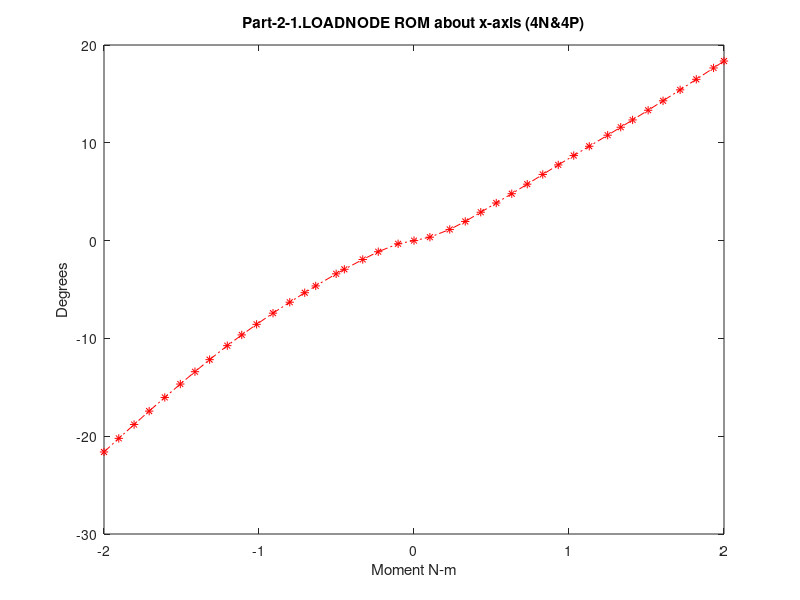

Source code (MATLAB): (Note: this script raises an error after producing the figure.)
%% Range of  motion for model13_Fixed_Tether
%% Part-2-1.LOADNODE
% extension (4N) data converted to degrees
ta=[2 2.05126 2.11533 2.16533 2.2247 2.25107 2.31707 2.35251 2.40079 2.4548 2.50774 2.55564 2.60228 2.65931 2.70659 2.75382 2.80395 2.85431 2.90296 2.95231 3];
ur1a=(180/pi)*(0.056205+[-0.056205 -0.0618794 -0.0760539 -0.0899259 -0.107408 -0.115513 -0.137096 -0.149195 -0.166147 -0.185672 -0.205619 -0.224538 -0.243689 -0.268671 -0.290179 -0.312182 -0.336077 -0.360473 -0.384442 -0.409139 -0.433404 ]);
ur2a=(180/pi)*(-0.0211994+[0.0211994 0.02166 0.0211838 0.0200651 0.01835 0.0175492 0.0155941 0.014581 0.0133428 0.0120506 0.0106456 0.00921699 0.0076636 0.00555616 0.00373589 0.00185675 -0.000308152 -0.00259275 -0.0048652 -0.00725421 -0.00962602]);
ur3a=(180/pi)*(-0.028988+[0.028988 0.0295329 0.0295563 0.0291814 0.0286092 0.0283636 0.0280258 0.0279955 0.0281196 0.0283601 0.0285829 0.0287497 0.0288572 0.0288987 0.0289476 0.0289735 0.0289014 0.0287321 0.0285296 0.0282883 0.0279881]);

% flexion (4P) data converted to degrees
tb=[2 2.05126 2.11533 2.16533 2.21533 2.26533 2.31533 2.36533 2.41533 2.46533 2.51533 2.56533 2.62471 2.66689 2.70517 2.75527 2.80337 2.85848 2.91062 2.96632 3];
ur1b=(180/pi)*(0.056205+[-0.056205 -0.0500882 -0.0362954 -0.0220213 -0.0055545 0.0108922 0.0274955 0.0444793 0.0618503 0.0788675 0.0955611 0.112143 0.131902 0.146152 0.159155 0.17641 0.193265 0.212825 0.231607 0.251887 0.264236]);
ur2b=(180/pi)*(-0.0211994+[0.0211994 0.0221425 0.0238536 0.0255467 0.0273099 0.0290081 0.0306612 0.0319201 0.0329794 0.0339889 0.0349139 0.0357643 0.0366938 0.0373075 0.0378506 0.0385289 0.0391738 0.0399175 0.040656 0.0414213 0.041871]);
ur3b=(180/pi)*(-0.028988+[0.028988 0.0295333 0.0305412 0.0315179 0.0325355 0.0333704 0.0340406 0.0349629 0.0359516 0.0368063 0.0375566 0.038256 0.0390534 0.0396343 0.0401712 0.0409192 0.0416441 0.0423895 0.042918 0.0432932 0.0434129]);

% lateral bending (5N) data converted to degrees
ta5=[2 2.05126 2.11533 2.16533 2.21533 2.26533 2.32471 2.36689 2.42627 2.45263 2.51864 2.55993 2.60692 2.66037 2.70735 2.75754 2.81624 2.85281 2.9034 2.9694 3];
ur1a5=(180/pi)*(0.056205+[-0.056205 -0.0555541 -0.0555061 -0.0557925 -0.0561909 -0.0566576 -0.0575458 -0.0585736 -0.0602744 -0.0611068 -0.0633127 -0.0647755 -0.0664459 -0.0685003 -0.070464 -0.0727737 -0.075694 -0.0777006 -0.0805913 -0.08469 -0.0867112]);
ur2a5=(180/pi)*(-0.0211994+[0.0211994 0.0167441 0.00497238 -0.00685272 -0.0200271 -0.0340868 -0.0513596 -0.0639752 -0.0817374 -0.0895719 -0.108998 -0.120991 -0.134447 -0.149496 -0.162619 -0.176543 -0.192546 -0.202403 -0.215995 -0.233598 -0.241734]);
ur3a5=(180/pi)*(-0.028988+[0.028988 0.0270081 0.01977 0.0116385 0.00213162 -0.00830557 -0.0213756 -0.0311508 -0.0450553 -0.0512381 -0.0666251 -0.0760775 -0.086641 -0.0983496 -0.108396 -0.118824 -0.130556 -0.137649 -0.147248 -0.159336 -0.164806]);

% lateral bending (5P) data converted to degrees
tb5=[2 2.05126 2.11533 2.16533 2.2247 2.25107 2.31707 2.35451 2.40116 2.45302 2.50151 2.55488 2.60159 2.66574 2.70148 2.76497 2.80618 2.85814 2.90512 2.97561 3];
ur1b5=(180/pi)*(0.056205+[-0.056205 -0.0548771 -0.0527796 -0.0507907 -0.0483627 -0.0473089 -0.0450586 -0.0441521 -0.0434909 -0.0432759 -0.0436558 -0.0445064 -0.0455175 -0.047253 -0.048377 -0.0506616 -0.0522865 -0.0546052 -0.0568787 -0.0605999 -0.0620122]);
ur2b5=(180/pi)*(-0.0211994+[0.0211994 0.0273079 0.0412201 0.0546309 0.0717706 0.0797472 0.10039 0.112156 0.126876 0.14317 0.158313 0.174682 0.188739 0.207741 0.21823 0.236652 0.248515 0.26332 0.276489 0.296064 0.302839 ]);
ur3b5=(180/pi)*(-0.028988+[0.028988 0.0322719 0.0414585 0.0512992 0.0645107 0.0709423 0.0880452 0.0979507 0.110458 0.124273 0.137099 0.150942 0.162805 0.17879 0.18755 0.202663 0.212226 0.223868 0.233887 0.248207 0.253047]);

% axial roation (6N) data converted to degrees.
ta6=[2 2.06253 2.12507 2.17135 2.21519 2.29738 2.34738 2.35988 2.41926 2.46936 2.50412 2.55762 2.64563 2.65813 2.705 2.79719 2.80969 2.86028 2.90125 2.96727 3];
ur1a6=(180/pi)*(0.056205+[-0.056205 -0.00607153 0.00331445 0.00872589 0.0110794 0.0140972 0.0158791 0.0163523 0.018515 0.0202205 0.0214882 0.0236462 0.0275909 0.028113 0.0302159 0.0346305 0.0352701 0.0379812 0.040306 0.0442742 0.0463333]);
ur2a6=(180/pi)*(-0.0211994+[0.0211994 0.000488295 -0.0237691 -0.0382621 -0.0508551 -0.0724591 -0.0843306 -0.0871065 -0.099436 -0.109158 -0.115559 -0.124978 -0.13896 -0.140838 -0.147711 -0.160049 -0.161594 -0.167679 -0.172337 -0.17947 -0.182869]);
ur3a6=(180/pi)*(-0.028988+[0.028988 -0.00660119 -0.0437633 -0.066833 -0.0853898 -0.116384 -0.133723 -0.137865 -0.156593 -0.171503 -0.181461 -0.196129 -0.218935 -0.222044 -0.233481 -0.254886 -0.257697 -0.268885 -0.277709 -0.29164 -0.29849]);

% axial rotation (6P) data converted to degrees
tb6=[2 2.05126 2.11533 2.16533 2.21533 2.25361 2.30816 2.35516 2.41122 2.46102 2.51245 2.55582 2.60999 2.65082 2.73015 2.7614 2.81853 2.85329 2.91154 2.95522 3 ];
ur1b6=(180/pi)*(0.056205+[-0.056205 -0.0549114 -0.0524148 -0.0494804 -0.0455668 -0.0421422 -0.0362566 -0.0308154 -0.0243584 -0.019153 -0.0143908 -0.0107458 -0.00672156 -0.00379215 0.0020577 0.00440141 0.00869904 0.0113534 0.0158298 0.0191367 0.0224258]);
ur2b6=(180/pi)*(-0.0211994+[0.0211994 0.0249705 0.0350389 0.0454362 0.0571794 0.0666189 0.0807036 0.092866 0.107038 0.119212 0.131305 0.141228 0.153335 0.162252 0.178975 0.185351 0.196637 0.203286 0.213928 0.221495 0.228942]);
ur3b6=(180/pi)*(-0.028988+[0.028988 0.0350475 0.0509756 0.0676413 0.0867812 0.102217 0.125624 0.146238 0.170233 0.190317 0.209638 0.225229 0.243697 0.256959 0.281452 0.290768 0.307302 0.317084 0.33287 0.344202 0.355397]);

%% Part-2-1.N-C4-EP
% extension (4N) data converted to degrees
tc=[2 2.05126 2.11533 2.16533 2.2247 2.25107 2.31707 2.35251 2.40079 2.4548 2.50774 2.55564 2.60228 2.65931 2.70659 2.75382 2.80395 2.85431 2.90296 2.95231 3];
ur1c=(180/pi)*(0.0673528+[-0.0673528 -0.0689962 -0.0767864 -0.0847175 -0.0954953 -0.100823 -0.115593 -0.124203 -0.136654 -0.15151 -0.166889 -0.181579 -0.196343 -0.216159 -0.233668 -0.25185 -0.271832 -0.292333 -0.312627 -0.333685 -0.354477]);
ur2c=(180/pi)*(-0.0195013+[0.0195013 0.0203384 0.0206636 0.0207157 0.0208646 0.0209685 0.0213153 0.021495 0.0216222 0.0216231 0.0215458 0.0213501 0.0211039 0.0207656 0.0203792 0.0198388 0.0189848 0.0179021 0.016638 0.0151272 0.0134584]);
ur3c=(180/pi)*(-0.0253867+[0.0253867 0.0260325 0.0262932 0.0264204 0.0267649 0.0269788 0.0277109 0.0281749 0.0287733 0.0293949 0.0299879 0.0304822 0.0309131 0.0313817 0.0317468 0.0320269 0.0321334 0.0320463 0.0318194 0.0314554 0.030964]);

% flexion (4P) data converted to degrees
td=[2 2.05126 2.11533 2.16533 2.21533 2.26533 2.31533 2.36533 2.41533 2.46533 2.51533 2.56533 2.62471 2.66689 2.70517 2.75527 2.80337 2.85848 2.91062 2.96632 3];
ur1d=(180/pi)*(0.0673528+[-0.0673528 -0.0650125 -0.0571218 -0.0476352 -0.0361385 -0.0254928 -0.0145647 -0.00322413 0.0083462 0.019205 0.0298373 0.0405998 0.0536727 0.0633254 0.072225 0.0841733 0.0960284 0.109927 0.123392 0.138075 0.147088 ]);
ur2d=(180/pi)*(-0.0195013+[0.0195013 0.0200893 0.0212393 0.0225083 0.0237925 0.0249515 0.0261216 0.0269143 0.0275331 0.0281409 0.0286975 0.0292169 0.0297906 0.0301717 0.0305009 0.030912 0.0313193 0.031833 0.0323353 0.0328886 0.033233 ]);
ur3d=(180/pi)*(-0.0253867+[0.0253867 0.0258199 0.0266747 0.0275545 0.0284508 0.0291934 0.0298146 0.030717 0.0316846 0.032562 0.033364 0.0341322 0.0350687 0.0357685 0.0364122 0.0372613 0.0380745 0.0389101 0.0395352 0.0399945 0.0401707]);

% lateral bending (5N) data converted to degrees
tc5=[2 2.05126 2.11533 2.16533 2.21533 2.26533 2.32471 2.36689 2.42627 2.45263 2.51864 2.55993 2.60692 2.66037 2.70735 2.75754 2.81624 2.85281 2.9034 2.9694 3];
ur1c5=(180/pi)*(0.0673528+[-0.0673528 -0.0664611 -0.0655646 -0.0648428 -0.0640405 -0.063078 -0.0618342 -0.0612525 -0.0608524 -0.0608355 -0.0611135 -0.0615023 -0.0620518 -0.0629561 -0.0639432 -0.0651465 -0.0669312 -0.0682859 -0.0703059 -0.0733328 -0.074875]);
ur2c5=(180/pi)*(-0.0195013+[0.0195013 0.0182419 0.0120657 0.00495044 -0.00336981 -0.0126262 -0.0241538 -0.0327046 -0.0450006 -0.0505611 -0.0646169 -0.0734861 -0.0835939 -0.0951485 -0.10533 -0.11619 -0.128792 -0.136612 -0.147423 -0.161541 -0.168094]);
ur3c5=(180/pi)*(-0.0253867+[0.0253867 0.0254381 0.0218163 0.0167604 0.0104355 0.00312278 -0.00624657 -0.0134285 -0.023863 -0.0285974 -0.0406026 -0.048137 -0.0566905 -0.0662859 -0.0745304 -0.0830703 -0.0927234 -0.0985814 -0.10656 -0.116667 -0.121251]);

% lateral bending (5P) data converted to degrees
td5=[2 2.05126 2.11533 2.16533 2.2247 2.25107 2.31707 2.35451 2.40116 2.45302 2.50151 2.55488 2.60159 2.66574 2.70148 2.76497 2.80618 2.85814 2.90512 2.97561 3];
ur1d5=(180/pi)*(0.0673528+[-0.0673528 -0.066305 -0.0644438 -0.0625322 -0.060122 -0.0590597 -0.0566973 -0.0556315 -0.054709 -0.0542296 -0.0541683 -0.0544713 -0.0550479 -0.0560367 -0.0566962 -0.0582799 -0.0594596 -0.0612726 -0.0631521 -0.066462 -0.067761]);
ur2d5=(180/pi)*(-0.0195013+[0.0195013 0.0223254 0.0305627 0.0393946 0.0510742 0.0565944 0.0710095 0.0792951 0.0896574 0.101277 0.112145 0.124085 0.134533 0.148858 0.156876 0.171241 0.18063 0.192379 0.202898 0.218641 0.224081]);
ur3d5=(180/pi)*(-0.0253867+[0.0253867 0.026513 0.0317987 0.0384379 0.0478439 0.052557 0.0653113 0.0728426 0.082316 0.0929354 0.102834 0.113659 0.123109 0.135924 0.143024 0.155516 0.163526 0.173279 0.181694 0.19379 0.197865]);

% axial rotation (6N) data converted to degrees
tc6=[2 2.06253 2.12507 2.17135 2.21519 2.29738 2.34738 2.35988 2.41926 2.46936 2.50412 2.55762 2.64563 2.65813 2.705 2.79719 2.80969 2.86028 2.90125 2.96727 3];
ur1c6=(180/pi)*(0.0673528+[-0.0673528 -0.0177777 -0.00783098 -0.00195208 0.00089265 0.0046355 0.00678014 0.00734139 0.00989644 0.0118317 0.0132009 0.0154225 0.0193221 0.019829 0.021799 0.0257921 0.026351 0.028713 0.0307118 0.0341134 0.0358594]);
ur2c6=(180/pi)*(-0.0195013+[0.0195013 0.00389791 -0.0152903 -0.0262946 -0.0357318 -0.0517639 -0.0604039 -0.0624021 -0.0711996 -0.0781671 -0.0827933 -0.0896968 -0.100072 -0.101479 -0.106635 -0.11597 -0.117148 -0.121818 -0.125376 -0.130814 -0.133404]);
ur3c6=(180/pi)*(-0.0253867+[0.0253867 -0.00528072 -0.0375331 -0.0570872 -0.0724098 -0.0976513 -0.11156 -0.114871 -0.129759 -0.141557 -0.149431 -0.161039 -0.179041 -0.181498 -0.190542 -0.207469 -0.209687 -0.218529 -0.225488 -0.236437 -0.241768 ]);

% axial rotation (6P) data converted to degrees
td6=[2 2.05126 2.11533 2.16533 2.21533 2.25361 2.30816 2.35516 2.41122 2.46102 2.51245 2.55582 2.60999 2.65082 2.73015 2.7614 2.81853 2.85329 2.91154 2.95522 3 ];
ur1d6=(180/pi)*(0.0673528+[-0.0673528 -0.0660908 -0.0635541 -0.0605253 -0.0564774 -0.0529131 -0.0468136 -0.041228 -0.0346557 -0.0293256 -0.024406 -0.020587 -0.0161194 -0.0129374 -0.00672703 -0.00423846 0.000329054 0.00308106 0.00753997 0.01076 0.0139377]);
ur2d6=(180/pi)*(-0.0195013+[0.0195013 0.0213151 0.0276271 0.0348125 0.0432679 0.0501366 0.060256 0.0687742 0.0785768 0.0869586 0.0953754 0.102371 0.111085 0.117634 0.130131 0.134963 0.143592 0.148708 0.156955 0.162859 0.168677]);
ur3d6=(180/pi)*(-0.0253867+[0.0253867 0.029296 0.0414179 0.054869 0.0707356 0.0836525 0.103226 0.12034 0.140051 0.156378 0.172048 0.184678 0.1996 0.210376 0.230357 0.237999 0.251596 0.259654 0.272647 0.281974 0.291184 ]);

%% part-2-1.N-C5-EP
% extension (4N) data converted to degrees
te=[2 2.05126 2.11533 2.16533 2.2247 2.25107 2.31707 2.35251 2.40079 2.4548 2.50774 2.55564 2.60228 2.65931 2.70659 2.75382 2.80395 2.85431 2.90296 2.95231 3];
ur1e=(180/pi)*(0.034524+[-0.034524 -0.0323748 -0.0304987 -0.0301978 -0.0305179 -0.0309016 -0.0327521 -0.0343224 -0.0374849 -0.0423468 -0.0482188 -0.0544787 -0.0612203 -0.0702764 -0.0784279 -0.0870604 -0.0967313 -0.106902 -0.117062 -0.12767 -0.138296]);
ur2e=(180/pi)*(-0.00646249+[0.00646249 0.00745801 0.00897078 0.0101484 0.0112885 0.0116851 0.0123183 0.0125363 0.0128551 0.0131661 0.0134729 0.0136784 0.0138117 0.0140193 0.0141287 0.0140508 0.0138073 0.0133244 0.0126529 0.0117503 0.0107374]);
ur3e=(180/pi)*(-0.00833855+[0.00833855 0.00898082 0.00980512 0.0104303 0.010937 0.0110596 0.011134 0.0111412 0.011275 0.0114893 0.0117581 0.0119918 0.0121822 0.0124335 0.0126275 0.0126941 0.0126798 0.012536 0.0122739 0.011876 0.0113876]);

% flexion (4P) data converted to degrees
tf=[2 2.05126 2.11533 2.16533 2.21533 2.26533 2.31533 2.36533 2.41533 2.46533 2.51533 2.56533 2.62471 2.66689 2.70517 2.75527 2.80337 2.85848 2.91062 2.96632 3];
ur1f=(180/pi)*(0.034524+[-0.034524 -0.0343144 -0.0349004 -0.0357945 -0.0365059 -0.0335074 -0.0282154 -0.0221413 -0.0158482 -0.0110886 -0.0060209 -0.000439396 0.00667284 0.0122183 0.0174298 0.0246706 0.0321152 0.0409107 0.0495841 0.0591679 0.0651154]);
ur2f=(180/pi)*(-0.00646249+[0.00646249 0.006795 0.00680647 0.00647622 0.00623977 0.00645801 0.00693498 0.00692014 0.00702249 0.00742728 0.00789835 0.00837009 0.00896466 0.00942092 0.00981663 0.0103131 0.010822 0.0115142 0.012166 0.0128587 0.0132886]);
ur3f=(180/pi)*(-0.00833855+[0.00833855 0.00855541 0.00860969 0.00854097 0.0085806 0.0086954 0.00862805 0.00887734 0.0094403 0.00994255 0.0104504 0.0110594 0.0119017 0.0125757 0.0132171 0.0140924 0.0149038 0.015654 0.0161735 0.0165273 0.0166459]);

% lateral bending (5N) data converted to degrees
te5=[2 2.05126 2.11533 2.16533 2.21533 2.26533 2.32471 2.36689 2.42627 2.45263 2.51864 2.55993 2.60692 2.66037 2.70735 2.75754 2.81624 2.85281 2.9034 2.9694 3];
ur1e5=(180/pi)*(0.034524+[-0.034524 -0.0333709 -0.031816 -0.0307175 -0.0299307 -0.0295252 -0.029478 -0.0297833 -0.030334 -0.0306043 -0.0315199 -0.0322372 -0.0331954 -0.034465 -0.0357428 -0.0371758 -0.039048 -0.0403463 -0.0422952 -0.0452494 -0.0467742]);
ur2e5=(180/pi)*(-0.00646249+[0.00646249 0.0066911 0.00576571 0.00394001 0.00111974 -0.0028341 -0.0083302 -0.0127534 -0.0196835 -0.0229736 -0.0316139 -0.0373441 -0.0439923 -0.0518052 -0.0588424 -0.0664748 -0.075483 -0.0811419 -0.0890065 -0.0993397 -0.104163]);
ur3e5=(180/pi)*(-0.00833855+[0.00833855 0.00937031 0.0100557 0.00944781 0.00780866 0.00510493 0.00107687 -0.00228162 -0.00748146 -0.00999274 -0.016874 -0.02146 -0.026832 -0.0330378 -0.0384601 -0.0441431 -0.0506092 -0.0545616 -0.0599689 -0.0668907 -0.0700545]);

% lateral bending (5P) data converted to degrees
tf5=[2 2.05126 2.11533 2.16533 2.2247 2.25107 2.31707 2.35451 2.40116 2.45302 2.50151 2.55488 2.60159 2.66574 2.70148 2.76497 2.80618 2.85814 2.90512 2.97561 3];
ur1f5=(180/pi)*(0.034524+[-0.034524 -0.0335466 -0.032983 -0.0330167 -0.0333702 -0.0336815 -0.0346602 -0.0351368 -0.0357451 -0.0364957 -0.0371963 -0.0380231 -0.0388291 -0.0402329 -0.0411743 -0.0432944 -0.0448749 -0.0470624 -0.0493092 -0.0533792 -0.0549539 ]);
ur2f5=(180/pi)*(-0.00646249+[0.00646249 0.00744451 0.00995324 0.0130133 0.0174611 0.0196709 0.0263272 0.0307024 0.0368787 0.0442705 0.0514547 0.0595852 0.0668524 0.0770754 0.0829043 0.0935159 0.100508 0.109237 0.117091 0.128902 0.133001]);
ur3f5=(180/pi)*(-0.00833855+[0.00833855 0.00809051 0.0084675 0.00994309 0.0126739 0.0143267 0.0198393 0.0236506 0.0290725 0.0355793 0.0418962 0.0490425 0.0554334 0.0643362 0.0693576 0.0783137 0.0841086 0.0910725 0.0971405 0.106071 0.109126]);

% axial rotation (6N) data converted to degrees
te6=[2 2.06253 2.12507 2.17135 2.21519 2.29738 2.34738 2.35988 2.41926 2.46936 2.50412 2.55762 2.64563 2.65813 2.705 2.79719 2.80969 2.86028 2.90125 2.96727 3];
ur1e6=(180/pi)*(0.034524+[-0.034524 0.00406274 0.00605094 0.00566844 0.00618808 0.00822284 0.00977587 0.0101982 0.0122047 0.013724 0.0148107 0.0165842 0.0197608 0.0201579 0.0217386 0.0249421 0.0253985 0.0273657 0.0290395 0.031877 0.0333296]);
ur2e6=(180/pi)*(-0.00646249+[0.00646249 0.00149418 -0.00723534 -0.0135012 -0.0194141 -0.0296306 -0.0350641 -0.0363257 -0.0419613 -0.0465437 -0.0496205 -0.0541699 -0.0608741 -0.0617751 -0.0651066 -0.0711122 -0.071876 -0.0748935 -0.0771708 -0.0805529 -0.0821166 ]);
ur3e6=(180/pi)*(-0.00833855+[0.00833855 -0.00937606 -0.0265414 -0.0370854 -0.0463361 -0.0621779 -0.070951 -0.0730474 -0.0825579 -0.0901316 -0.0951837 -0.102615 -0.113997 -0.115537 -0.121217 -0.131726 -0.133105 -0.138614 -0.142932 -0.149638 -0.15288 ]);

% axial rotation (6P) data converted to degrees
tf6=[2 2.05126 2.11533 2.16533 2.21533 2.25361 2.30816 2.35516 2.41122 2.46102 2.51245 2.55582 2.60999 2.65082 2.73015 2.7614 2.81853 2.85329 2.91154 2.95522 3 ];
ur1f6=(180/pi)*(0.034524+[-0.034524 -0.0333375 -0.0318459 -0.030364 -0.0286268 -0.0273236 -0.0251378 -0.0228536 -0.0201501 -0.0174669 -0.0144606 -0.0116842 -0.00831527 -0.00578217 -0.000799847 0.00116025 0.00472642 0.00687479 0.0105123 0.0132416 0.0160071]);
ur2f6=(180/pi)*(-0.00646249+[0.00646249 0.00682002 0.00823196 0.0100751 0.0124096 0.014478 0.0179095 0.0211235 0.0258177 0.030535 0.0356367 0.0400409 0.0457317 0.050068 0.0583654 0.0615959 0.0674431 0.0709285 0.0766047 0.0806793 0.084704]);
ur3f6=(180/pi)*(-0.00833855+[0.00833855 0.0101906 0.0164165 0.0236946 0.0326505 0.0401014 0.0518335 0.0623806 0.0748914 0.0856946 0.0963189 0.104998 0.115267 0.122642 0.136182 0.141342 0.150523 0.15595 0.164711 0.170992 0.177207]);

%% part-2-1.N-C6-EP
% extension (4N) data converted to degrees
tg=[2 2.05126 2.11533 2.16533 2.2247 2.25107 2.31707 2.35251 2.40079 2.4548 2.50774 2.55564 2.60228 2.65931 2.70659 2.75382 2.80395 2.85431 2.90296 2.95231 3];
ur1g=(180/pi)*(0.00894069+[-0.00894069 -0.0065573 -0.00205086 0.00136294 0.00502851 0.00642352 0.00894196 0.00985154 0.0105639 0.010651 0.0100774 0.00903148 0.00763222 0.00547695 0.00327388 0.000593608 -0.00292818 -0.00709257 -0.0116758 -0.0167706 -0.0222095]);
ur2g=(180/pi)*(-0.00349225+[0.00349225 0.00389371 0.00452803 0.00498339 0.00543707 0.00560231 0.00587924 0.0059701 0.00606313 0.00612527 0.00614154 0.00611568 0.00607242 0.00608231 0.00610901 0.00610285 0.00607408 0.00595376 0.00584509 0.00577984 0.00565541]);
ur3g=(180/pi)*(-0.00179065+[0.00179065 0.00190711 0.00191879 0.00183561 0.00165889 0.00155429 0.00129611 0.00117652 0.0010559 0.000986185 0.000955159 0.000950405 0.000961114 0.00101839 0.00110551 0.00122708 0.0013744 0.00150201 0.00164931 0.00186683 0.00203954]);

% flexion (4P) data converted to degrees
tf=[2 2.05126 2.11533 2.16533 2.21533 2.26533 2.31533 2.36533 2.41533 2.46533 2.51533 2.56533 2.62471 2.66689 2.70517 2.75527 2.80337 2.85848 2.91062 2.96632 3];
ur1h=(180/pi)*(0.00894069+[-0.00894069 -0.00872077 -0.0104507 -0.0130561 -0.0163806 -0.0198207 -0.0230462 -0.0256175 -0.0273839 -0.0269606 -0.0254702 -0.0232085 -0.0198933 -0.0170389 -0.0142671 -0.0102312 -0.00587486 -0.000903553 0.00398959 0.00929203 0.012587]);
ur2h=(180/pi)*(-0.00349225+[0.00349225 0.00362207 0.00359001 0.00339477 0.00315391 0.00282053 0.00243999 0.00271718 0.0029941 0.00311218 0.00325985 0.00339841 0.00358858 0.00375909 0.00392239 0.00411745 0.00437874 0.00484656 0.00525703 0.00567155 0.00590489]);
ur3h=(180/pi)*(-0.00179065+[0.00179065 0.00189172 0.00206849 0.00228126 0.0025741 0.00292726 0.00326497 0.00368614 0.00409837 0.00435761 0.00464658 0.0051926 0.00604836 0.00673894 0.00738571 0.00825725 0.00898357 0.00949257 0.00978766 0.00992247 0.00993284]);

% lateral bending (5N) data converted to degrees
tg5=[2 2.05126 2.11533 2.16533 2.21533 2.26533 2.32471 2.36689 2.42627 2.45263 2.51864 2.55993 2.60692 2.66037 2.70735 2.75754 2.81624 2.85281 2.9034 2.9694 3];
ur1g5=(180/pi)*(0.00894069+[-0.00894069 -0.00801687 -0.00705471 -0.00624912 -0.00540827 -0.00445132 -0.00300487 -0.0016645 0.000456607 0.00139828 0.00334781 0.00449026 0.00573043 0.00685161 0.00760934 0.00806208 0.00808836 0.00783879 0.00729526 0.00600181 0.00519064]);
ur2g5=(180/pi)*(-0.00349225+[0.00349225 0.00401294 0.00523026 0.00601661 0.00647366 0.00654784 0.00594179 0.00470722 0.00241219 0.00123059 -0.00197118 -0.00433624 -0.00726642 -0.0109801 -0.01439 -0.018258 -0.0231731 -0.0264472 -0.0310772 -0.0374192 -0.040432]);
ur3g5=(180/pi)*(-0.00179065+[0.00179065 0.00265667 0.00453309 0.00577683 0.00665944 0.00721665 0.0073729 0.00679533 0.00558544 0.00487511 0.00247191 0.000680619 -0.00149265 -0.00410764 -0.00646744 -0.00904606 -0.0121791 -0.0141517 -0.0169106 -0.0205468 -0.0222517]);

% lateral bending (5P) data converted to degrees
th5=[2 2.05126 2.11533 2.16533 2.2247 2.25107 2.31707 2.35451 2.40116 2.45302 2.50151 2.55488 2.60159 2.66574 2.70148 2.76497 2.80618 2.85814 2.90512 2.97561 3];
ur1h5=(180/pi)*(0.00894069+[-0.00894069 -0.00782618 -0.00660371 -0.0058581 -0.00506436 -0.00466655 -0.00356598 -0.00282571 -0.00168985 -0.000262099 0.00105883 0.00241134 0.0033894 0.00409027 0.00424327 0.00401983 0.00362758 0.00256345 0.0010971 -0.00190351 -0.00311744]);
ur2h5=(180/pi)*(-0.00349225+[0.00349225 0.00340028 0.00254938 0.00195324 0.00162695 0.00178935 0.00302444 0.00418583 0.00620738 0.00900827 0.0121387 0.0160188 0.019892 0.0257646 0.029197 0.0355421 0.0397634 0.045316 0.0505166 0.0584959 0.0612963]);
ur3h5=(180/pi)*(-0.00179065+[0.00179065 0.00111438 -0.000571057 -0.001695 -0.00260706 -0.00271104 -0.00202793 -0.00116047 0.000439029 0.00274393 0.00535332 0.00855637 0.0116523 0.0162934 0.0189615 0.0238054 0.0269279 0.0310111 0.0347776 0.0404895 0.0424559]);

% axial rotation (6N) data converted to degrees
tg6=[2 2.06253 2.12507 2.17135 2.21519 2.29738 2.34738 2.35988 2.41926 2.46936 2.50412 2.55762 2.64563 2.65813 2.705 2.79719 2.80969 2.86028 2.90125 2.96727 3];
ur1g6=(180/pi)*(0.00894069+[-0.00894069 0.0133245 0.013029 0.0128297 0.0130895 0.0137834 0.014247 0.0143619 0.0149156 0.0154842 0.0159623 0.0168054 0.0184123 0.0186672 0.0196634 0.0217709 0.0220677 0.0233456 0.0244114 0.0261726 0.0270583]);
ur2g6=(180/pi)*(-0.00349225+[0.00349225 0.00216753 -0.00239849 -0.00572602 -0.00892445 -0.0146186 -0.0176997 -0.0184206 -0.0216406 -0.0241102 -0.0257515 -0.0281168 -0.0315516 -0.0319973 -0.0335974 -0.0364754 -0.0368436 -0.0383422 -0.0394863 -0.0412029 -0.0419922 ]);
ur3g6=(180/pi)*(-0.00179065+[0.00179065 -0.00638341 -0.0134099 -0.0181978 -0.0225359 -0.0302212 -0.0345934 -0.0356407 -0.0403895 -0.0442109 -0.0467967 -0.0505842 -0.0563899 -0.0571707 -0.0600159 -0.0652651 -0.0659537 -0.0687449 -0.0709448 -0.0743711 -0.0760028]);

% axial rotation (6P) data converted to degrees
th6=[2 2.05126 2.11533 2.16533 2.21533 2.25361 2.30816 2.35516 2.41122 2.46102 2.51245 2.55582 2.60999 2.65082 2.73015 2.7614 2.81853 2.85329 2.91154 2.95522 3 ];
ur1h6=(180/pi)*(0.00894069+[-0.00894069 -0.00793952 -0.0070336 -0.0061452 -0.00529098 -0.00475907 -0.00443275 -0.00427711 -0.00393805 -0.0032851 -0.00204136 -0.00072941 0.00135396 0.00300793 0.00591685 0.00703219 0.00904352 0.0102656 0.012307 0.0138558 0.0154559]);
ur2h6=(180/pi)*(-0.00349225+[0.00349225 0.00363302 0.00356154 0.00331761 0.00303919 0.00291 0.0035393 0.00470317 0.00660266 0.00874241 0.0115663 0.0142251 0.0177828 0.0205321 0.0258967 0.0280336 0.0319245 0.0342381 0.0379948 0.0406793 0.0433069 ]);
ur3h6=(180/pi)*(-0.00179065+[0.00179065 0.00272957 0.0055201 0.0083025 0.0114614 0.0139414 0.0178025 0.0218802 0.0274257 0.0325292 0.0379081 0.0424664 0.0481671 0.0523521 0.0601084 0.0631062 0.0684875 0.0716715 0.0767987 0.0804647 0.0840733]);

%% part-2-1.N-C7-EP
% flexion (4N) data converted to degrees
ti=[2 2.05126 2.11533 2.16533 2.2247 2.25107 2.31707 2.35251 2.40079 2.4548 2.50774 2.55564 2.60228 2.65931 2.70659 2.75382 2.80395 2.85431 2.90296 2.95231 3];
ur1i=(180/pi)*(-3.64295E-005+[3.64295E-005 4.69854E-005 7.24208E-005 9.47226E-005 0.000121821 0.000134927 0.000169373 0.000186327 0.000206775 0.000225573 0.000239749 0.000249255 0.000256085 0.000261844 0.00026467 0.000266038 0.00026789 0.000266166 0.000260574 0.00025238 0.000243283]);
ur2i=(180/pi)*(7.38418E-006+[-7.38418E-006 -7.2012E-006 -5.78114E-006 -3.96212E-006 -1.44497E-006 -2.38041E-007 2.88203E-006 4.55344E-006 7.04089E-006 9.41977E-006 1.15177E-005 1.32253E-005 1.48161E-005 1.7414E-005 1.98E-005 2.21159E-005 2.4475E-005 2.72434E-005 2.98943E-005 3.25252E-005 3.50937E-005]);
ur3i=(180/pi)*(3.70296E-007+[-3.70296E-007 4.0533E-008 1.31931E-007 -6.87973E-007 -2.36961E-006 -3.52592E-006 -8.05343E-006 -1.05879E-005 -1.41273E-005 -1.72779E-005 -2.01183E-005 -2.2464E-005 -2.46719E-005 -2.83423E-005 -3.11388E-005 -3.38253E-005 -3.70586E-005 -4.06825E-005 -4.52008E-005 -4.96823E-005 -5.4191E-005]);

% extension (4P) data converted to degrees
th=[2 2.05126 2.11533 2.16533 2.21533 2.26533 2.31533 2.36533 2.41533 2.46533 2.51533 2.56533 2.62471 2.66689 2.70517 2.75527 2.80337 2.85848 2.91062 2.96632 3];
ur1j=(180/pi)*(-3.64295E-005+[3.64295E-005 3.51322E-005 2.35051E-005 9.92697E-006 -7.27705E-006 -3.0966E-005 -5.43018E-005 -7.73529E-005 -9.85883E-005 -0.000117884 -0.00013265 -0.000144583 -0.00015637 -0.000163242 -0.000169114 -0.000176087 -0.000181384 -0.000184541 -0.000184309 -0.000179224 -0.000174334]);
ur2j=(180/pi)*(7.38418E-006+[-7.38418E-006 -7.34036E-006 -7.47245E-006 -7.45017E-006 -7.61319E-006 -8.8185E-006 -1.06833E-005 -1.05711E-005 -1.05239E-005 -1.1732E-005 -1.22743E-005 -1.17429E-005 -1.06655E-005 -9.92533E-006 -9.19773E-006 -8.18336E-006 -8.00821E-006 -9.3336E-006 -1.01498E-005 -1.08941E-005 -1.11098E-005]);
ur3j=(180/pi)*(3.70296E-007+[-3.70296E-007 -4.13218E-007 -6.55736E-007 -9.24384E-007 -1.11362E-006 1.87457E-007 2.35077E-006 4.24202E-007 -3.13987E-007 1.52466E-006 2.33542E-006 1.72813E-006 9.87116E-007 8.97231E-007 8.77677E-007 1.09088E-006 2.6207E-006 5.24228E-006 7.0784E-006 8.72691E-006 9.33135E-006]);

% lateral bending (5N) data converted to degrees
ti5=[2 2.05126 2.11533 2.16533 2.21533 2.26533 2.32471 2.36689 2.42627 2.45263 2.51864 2.55993 2.60692 2.66037 2.70735 2.75754 2.81624 2.85281 2.9034 2.9694 3];
ur1i5=(180/pi)*(-3.64295E-005+[3.64295E-005 4.00058E-005 4.39006E-005 4.69259E-005 5.00683E-005 5.3303E-005 5.68537E-005 5.99952E-005 6.53944E-005 6.88938E-005 8.26541E-005 9.30097E-005 0.00010632 0.000123305 0.000139878 0.000158744 0.000181352 0.000194886 0.000213495 0.000238084 0.000249623]);
ur2i5=(180/pi)*(7.38418E-006+[-7.38418E-006 -7.31255E-006 -4.7042E-006 -1.08977E-006 3.21102E-006 8.15455E-006 1.38533E-005 1.67881E-005 2.0208E-005 2.05045E-005 1.79288E-005 1.52782E-005 1.13083E-005 5.17623E-006 -1.26075E-006 -9.53593E-006 -2.04065E-005 -2.83894E-005 -4.01154E-005 -5.64388E-005 -6.4455E-005]);
ur3i5=(180/pi)*(3.70296E-007+[-3.70296E-007 7.39764E-006 2.30282E-005 3.4386E-005 4.44727E-005 5.26664E-005 6.06532E-005 6.47102E-005 6.84793E-005 7.00761E-005 7.27536E-005 7.33551E-005 7.33652E-005 7.28159E-005 7.16711E-005 7.06472E-005 6.98338E-005 6.99819E-005 7.02865E-005 7.13487E-005 7.20675E-005 ]);

% lateral bending (5P) data converted to degrees
tj5=[2 2.05126 2.11533 2.16533 2.2247 2.25107 2.31707 2.35451 2.40116 2.45302 2.50151 2.55488 2.60159 2.66574 2.70148 2.76497 2.80618 2.85814 2.90512 2.97561 3];
ur1j5=(180/pi)*(-3.64295E-005+[3.64295E-005 3.88105E-005 4.16139E-005 4.38817E-005 4.63087E-005 4.73865E-005 5.09636E-005 5.36685E-005 5.84905E-005 6.59715E-005 7.49002E-005 8.6844E-005 9.99821E-005 0.000119908 0.000131785 0.000154199 0.00016973 0.000189885 0.000207657 0.00023271 0.000240775]);
ur2j5=(180/pi)*(7.38418E-006+[-7.38418E-006 -7.23935E-006 -9.61448E-006 -1.29994E-005 -1.75977E-005 -1.94137E-005 -2.40033E-005 -2.64988E-005 -2.86979E-005 -2.9822E-005 -2.93082E-005 -2.67183E-005 -2.29505E-005 -1.44041E-005 -7.89491E-006 5.63509E-006 1.5208E-005 2.74125E-005 3.96177E-005 5.99691E-005 6.7376E-005]);
ur3j5=(180/pi)*(3.70296E-007+[-3.70296E-007 -8.41083E-006 -2.38622E-005 -3.49305E-005 -4.66976E-005 -5.15935E-005 -5.93511E-005 -6.17818E-005 -6.34116E-005 -6.36824E-005 -6.31306E-005 -6.20463E-005 -6.15409E-005 -6.08564E-005 -6.08016E-005 -6.04715E-005 -5.9798E-005 -5.79148E-005 -5.70889E-005 -5.75662E-005 -5.75421E-005]);

% axial rotation (6N) data converted to degrees
tj6=[2 2.06253 2.12507 2.17135 2.21519 2.29738 2.34738 2.35988 2.41926 2.46936 2.50412 2.55762 2.64563 2.65813 2.705 2.79719 2.80969 2.86028 2.90125 2.96727 3];
ur1j6=(180/pi)*(-3.64295E-005+[3.64295E-005 0.000101126 9.64224E-005 9.54713E-005 9.85548E-005 0.00010873 0.000116604 0.000118673 0.000129404 0.000139577 0.000147107 0.000159193 0.00018031 0.000183495 0.000195622 0.000220298 0.000223674 0.000237673 0.000249198 0.000268136 0.00027763]);
ur2j6=(180/pi)*(7.38418E-006+[-7.38418E-006 2.01066E-005 3.3238E-005 4.16349E-005 4.88312E-005 6.13355E-005 6.85147E-005 7.03196E-005 7.85232E-005 8.49997E-005 8.94089E-005 9.59568E-005 0.000106354 0.000107807 0.000113215 0.000123657 0.000125067 0.000130732 0.000135364 0.000142848 0.000146601]);
ur3j6=(180/pi)*(3.70296E-007+[-3.70296E-007 -6.4689E-005 -0.000128605 -0.000176177 -0.000221349 -0.000305841 -0.000357232 -0.000370052 -0.000430949 -0.000482573 -0.00051834 -0.000573345 -0.000663731 -0.000676552 -0.000724639 -0.000819214 -0.000832027 -0.000883841 -0.000925765 -0.000993291 -0.00102674]);

% axial rotation (6P) data converted to degrees
ti6=[2 2.05126 2.11533 2.16533 2.21533 2.25361 2.30816 2.35516 2.41122 2.46102 2.51245 2.55582 2.60999 2.65082 2.73015 2.7614 2.81853 2.85329 2.91154 2.95522 3 ];
ur1i6=(180/pi)*(-3.64295E-005+[3.64295E-005 4.1189E-005 4.84364E-005 5.10069E-005 4.9908E-005 4.81831E-005 4.43814E-005 3.77123E-005 2.84852E-005 2.41954E-005 2.4169E-005 2.5382E-005 3.16613E-005 4.19384E-005 7.07495E-005 8.31512E-005 0.000106742 0.000122078 0.000149817 0.00017141 0.000193227]);
ur2i6=(180/pi)*(7.38418E-006+[-7.38418E-006 -1.04954E-005 -2.37324E-005 -3.88235E-005 -5.66937E-005 -7.34738E-005 -0.000102066 -0.00012925 -0.000163646 -0.000190998 -0.000214635 -0.00023306 -0.000251677 -0.000262809 -0.00027718 -0.00028115 -0.000286069 -0.000287638 -0.000287581 -0.000285948 -0.00028394]);
ur3i6=(180/pi)*(3.70296E-007+[-3.70296E-007 1.14421E-005 4.56721E-005 7.83263E-005 0.000114773 0.000145968 0.000195028 0.000243237 0.000307833 0.0003671 0.000426494 0.000475923 0.000536155 0.000580385 0.000662899 0.000694491 0.000751876 0.000786877 0.000845634 0.000889498 0.000934219]);

%% join ROM data
% LOADNODE
% (4N&4P)
u1a=[flip(ur1a(2:21)),ur1b];
u2a=[flip(ur2a(2:21)),ur2b];
u3a=[flip(ur3a(2:21)),ur3b];
t1=[2*(-1*flip(ta(2:21))+2),(tb-2)*2];

%(5N&5P)
t2=[2*(-1*flip(ta5(2:21))+2),(tb5-2)*2];
u1a5=[flip(ur1a5(2:21)),ur1b5];
u2a5=[flip(ur2a5(2:21)),ur2b5];
u3a5=[flip(ur3a5(2:21)),ur3b5];

%(6N&6P)
tab6=[2*(-1*flip(ta6(2:21))+2),(tb6-2)*2];
u1a6=[flip(ur1a6(2:21)),ur1b6];
u2a6=[flip(ur2a6(2:21)),ur2b6];
u3a6=[flip(ur3a6(2:21)),ur3b6];

% C4
% (4N&4P)
u1z=[flip(ur1c(2:21)),ur1d];
u2z=[flip(ur2c(2:21)),ur2d];
u3z=[flip(ur3c(2:21)),ur3d];
t3=[2*(-1*flip(tc(2:21))+2),(td-2)*2];

%(5N&5P)
t4=[2*(-1*flip(tc5(2:21))+2),(td5-2)*2];
u1z5=[flip(ur1c5(2:21)),ur1d5];
u2z5=[flip(ur2c5(2:21)),ur2d5];
u3z5=[flip(ur3c5(2:21)),ur3d5];


% 6N & 6P
t20=[2*(-1*flip(tc6(2:21))+2),(td6-2)*2];
u1c6=[flip(ur1c6(2:21)),ur1d6];
u2c6=[flip(ur2c6(2:21)),ur2d6];
u3c6=[flip(ur3c6(2:21)),ur3d6];


% C5
% (4N&4P)
u1y=[flip(ur1e(2:21)),ur1f];
u2y=[flip(ur2e(2:21)),ur2f];
u3y=[flip(ur3e(2:21)),ur3f];
t5=[2*(-1*flip(te(2:21))+2),(tf-2)*2];


%(5N&5P)
t6=[2*(-1*flip(te5(2:21))+2),(tf5-2)*2];
u1y5=[flip(ur1e5(2:21)),ur1f5];
u2y5=[flip(ur2e5(2:21)),ur2f5];
u3y5=[flip(ur3e5(2:21)),ur3f5];

%(6N&6P)
t21=[2*(-1*flip(te6(2:21))+2),(tf6-2)*2];
u1e6=[flip(ur1e6(2:21)),ur1f6];
u2e6=[flip(ur2e6(2:21)),ur2f6];
u3e6=[flip(ur3e6(2:21)),ur3f6];

% C6
% (4N&4P)
u1x=[flip(ur1g(2:21)),ur1h];
u2x=[flip(ur2g(2:21)),ur2h];
u3x=[flip(ur3g(2:21)),ur3h];
t7=[2*(-1*flip(tg(2:21))+2),(tf-2)*2];

%(5N&5P)
t8=[2*(-1*flip(tg5(2:21))+2),(th5-2)*2];
u1x5=[flip(ur1g5(2:21)),ur1h5];
u2x5=[flip(ur2g5(2:21)),ur2h5];
u3x5=[flip(ur3g5(2:21)),ur3h5];

% 6N & 6P
t22=[2*(-1*flip(tg6(2:21))+2),(th6-2)*2];
u1g6=[flip(ur1g6(2:21)),ur1h6];
u2g6=[flip(ur2g6(2:21)),ur2h6];
u3g6=[flip(ur3g6(2:21)),ur3h6];


% C7
% (4N&4P)
u1w=[flip(ur1i(2:21)),ur1j];
u2w=[flip(ur2i(2:21)),ur2j];
u3w=[flip(ur3i(2:21)),ur3j];
t9=[2*(-1*flip(ti(2:21))+2),(th-2)*2];

%(5N&5P)
t10=[2*(-1*flip(ti5(2:21))+2),(tj5-2)*2];
u1w5=[flip(ur1g5(2:21)),ur1h5];
u2w5=[flip(ur2g5(2:21)),ur2h5];
u3w5=[flip(ur3g5(2:21)),ur3h5];

% 6N & 6P
t23=[2*(-1*flip(tj6(2:21))+2),(ti6-2)*2];
u1i6=[flip(ur1j6(2:21)),ur1i6];
u2i6=[flip(ur2j6(2:21)),ur2i6];
u3i6=[flip(ur3j6(2:21)),ur3i6];



%% plot ROM data

figure(1)
h=plot(t1,u1a,'*r-.');
title('Part-2-1.LOADNODE ROM about x-axis (4N&4P)')
xlabel('Moment N-m')
ylabel('Degrees')
legend([c,a,b,d,e,f,g,h],'intact','model 1','model 2','model 3','model 4','model 5','model 6','model 13')
hold on

figure(2)
h=plot(t1,u2a,'*r-.');
title('Part-2-1.LOADNODE ROM about y-axis (4N&4P)')
xlabel('Moment N-m')
ylabel('Degrees')
legend([c,a,b,d,e,f,g,h],'intact','model 1','model 2','model 3','model 4','model 5','model 6','model 13')
hold on

figure(3)
h=plot(t1,u3a,'*r-.');
title('Part-2-1.LOADNODE ROM about z-axis (4N&4P)')
xlabel('Moment N-m')
ylabel('Degrees')
legend([c,a,b,d,e,f,g,h],'intact','model 1','model 2','model 3','model 4','model 5','model 6','model 13')
hold on

figure(4)
h=plot(t2,u1a5,'*r-.');
title('Part-2-1.LOADNODE ROM about x-axis (5N&5P)')
xlabel('Moment N-m')
ylabel('Degrees')
legend([c,a,b,d,e,f,g,h],'intact','model 1','model 2','model 3','model 4','model 5','model 6','model 13')
hold on

figure(5)
h=plot(t2,u2a5,'*r-.');
title('Part-2-1.LOADNODE ROM about y-axis (5N&5P)')
xlabel('Moment N-m')
ylabel('Degrees')
legend([c,a,b,d,e,f,g,h],'intact','model 1','model 2','model 3','model 4','model 5','model 6','model 13')
hold on

figure(6)
h=plot(t2,u3a5,'*r-.');
title('Part-2-1.LOADNODE ROM about z-axis (4N&4P)')
xlabel('Moment N-m')
ylabel('Degrees')
legend([c,a,b,d,e,f,g,h],'intact','model 1','model 2','model 3','model 4','model 5','model 6','model 13')
hold on

figure(7)
h=plot(tab6,u1a6,'*r-.');
title('Part-2-1.LOADNODE ROM about x-axis (6N&6P)')
xlabel('Moment N-m')
ylabel('degrees')
legend([c,a,b,d,e,f,g,h],'intact','model 1','model 2','model 3','model 4','model 5','model 6','model 13')
hold on

figure(8)
h=plot(tab6,u2a6,'*r-.');
title('Part-2-1.LOADNODE ROM about y-axis (6N&6P)')
xlabel('Moment N-m')
ylabel('degrees')
legend([c,a,b,d,e,f,g,h],'intact','model 1','model 2','model 3','model 4','model 5','model 6','model 13')
hold on

figure(9)
h=plot(tab6,u3a6,'*r-.');
title('Part-2-1.LOADNODE ROM about z-axis (6N&6P)')
xlabel('Moment N-m')
ylabel('degrees')
legend([c,a,b,d,e,f,g,h],'intact','model 1','model 2','model 3','model 4','model 5','model 6','model 13')
hold on

figure(10)
h=plot(t3,u1z,'*r-.');
title('Part-2-1.N-C4-EP ROM about x-axis (4N&4P)')
xlabel('Moment N-m')
ylabel('Degrees')
legend([c,a,b,d,e,f,g,h],'intact','model 1','model 2','model 3','model 4','model 5','model 6','model 13')
hold on


figure(11)
h=plot(t3,u2z,'*r-.');
title('Part-2-1.N-C4-EP ROM about y-axis (4N&4P)')
xlabel('Moment N-m')
ylabel('Degrees')
legend([c,a,b,d,e,f,g,h],'intact','model 1','model 2','model 3','model 4','model 5','model 6','model 13')
 hold on

figure(12)
h=plot(t3,u3z,'*r-.');
title('Part-2-1.N-C4-EP ROM about z-axis (4N&4P)')
xlabel('Moment N-m')
ylabel('Degrees')
legend([c,a,b,d,e,f,g,h],'intact','model 1','model 2','model 3','model 4','model 5','model 6','model 13')
hold on

figure(13)
h=plot(t4,u1z5,'*r-.');
title('Part-2-1.N-C4-EP ROM about x-axis (5N&5P)')
xlabel('Moment N-m')
ylabel('Degrees')
legend([c,a,b,d,e,f,g,h],'intact','model 1','model 2','model 3','model 4','model 5','model 6','model 13')
hold on

figure(14)
h=plot(t4,u2z5,'*r-.');
title('Part-2-1.N-C4-EP ROM about y-axis (5N&5P)')
xlabel('Moment N-m')
ylabel('Degrees')
legend([c,a,b,d,e,f,g,h],'intact','model 1','model 2','model 3','model 4','model 5','model 6','model 13')
hold on

figure(15)
h=plot(t4,u3z5,'*r-.');
title('Part-2-1.N-C4-EP ROM about z-axis (5N&5P)')
xlabel('Moment N-m')
ylabel('Degrees')
legend([c,a,b,d,e,f,g,h],'intact','model 1','model 2','model 3','model 4','model 5','model 6','model 13')
hold on


figure(16)
h=plot(t20,u1c6,'*r-.');
title('Part-2-1.N-C4-EP ROM about x axis (6N&6P)')
xlabel('Moment N-m')
ylabel('Degrees')
legend([c,a,b,d,e,f,g,h],'intact','model 1','model 2','model 3','model 4','model 5','model 6','model 13')
hold on

figure(17)
h=plot(t20,u2c6,'*r-.');
title('Part-2-1.N-C4-EP ROM about y axis (6N&6P)')
xlabel('Moment N-m')
ylabel('Degrees')
legend([c,a,b,d,e,f,g,h],'intact','model 1','model 2','model 3','model 4','model 5','model 6','model 13')
hold on

figure(18)
h=plot(t20,u3c6,'*r-.');
title('Part-2-1.N-C4-EP ROM about z axis (6N&6P)')
xlabel('Moment N-m')
ylabel('Degrees')
legend([c,a,b,d,e,f,g,h],'intact','model 1','model 2','model 3','model 4','model 5','model 6','model 13')
hold on

figure(19)
h=plot(t5,u1y,'*r-.');
title('Part-2-1.N-C5-EP ROM about x-axis (4N&4P)')
xlabel('Moment N-m')
ylabel('Degrees')
legend([c,a,b,d,e,f,g,h],'intact','model 1','model 2','model 3','model 4','model 5','model 6','model 13')
hold on

figure(20)
h=plot(t5,u2y,'*r-.');
title('Part-2-1.N-C4-EP ROM about y-axis (4N&4P)')
xlabel('Moment N-m')
ylabel('Degrees')
legend([c,a,b,d,e,f,g,h],'intact','model 1','model 2','model 3','model 4','model 5','model 6','model 13')
hold on

figure(21)
h=plot(t5,u3y,'*r-.');
title('Part-2-1.N-C4-EP ROM about z-axis (4N&4P)')
xlabel('Moment N-m')
ylabel('Degrees')
legend([c,a,b,d,e,f,g,h],'intact','model 1','model 2','model 3','model 4','model 5','model 6','model 13')
hold on

figure(22)
h=plot(t6,u1y5,'*r-.');
title('Part-2-1.N-C5-EP ROM about x-axis (5N&5P)')
xlabel('Moment N-m')
ylabel('Degrees')
legend([c,a,b,d,e,f,g,h],'intact','model 1','model 2','model 3','model 4','model 5','model 6','model 13')
hold on

figure(23)
h=plot(t6,u2y5,'*r-.');
title('Part-2-1.N-C5-EP ROM about y-axis (5N&5P)')
xlabel('Moment N-m')
ylabel('Degrees')
legend([c,a,b,d,e,f,g,h],'intact','model 1','model 2','model 3','model 4','model 5','model 6','model 13')
hold on

figure(24)
h=plot(t6,u3y5,'*r-.');
title('Part-2-1.N-C5-EP ROM about z-axis (5N&5P)')
xlabel('Moment N-m')
ylabel('Degrees')
legend([c,a,b,d,e,f,g,h],'intact','model 1','model 2','model 3','model 4','model 5','model 6','model 13')
hold on


figure(25)
h=plot(t21,u1e6,'*r-.');
title('Part-2-1.N-C5-EP ROM about x-axis (6N&6P)')
xlabel('Moment N-m')
ylabel('Degrees')
legend([c,a,b,d,e,f,g,h],'intact','model 1','model 2','model 3','model 4','model 5','model 6','model 13')
hold on

figure(26)
h=plot(t21,u2e6,'*r-.');
title('Part-2-1.N-C5-EP ROM about y-axis (6N&6P)')
xlabel('Moment N-m')
ylabel('Degrees')
legend([c,a,b,d,e,f,g,h],'intact','model 1','model 2','model 3','model 4','model 5','model 6','model 13')
hold on

figure(27)
h=plot(t21,u3e6,'*r-.');
title('Part-2-1.N-C5-EP ROM about y-axis (6N&6P)')
xlabel('Moment N-m')
ylabel('Degrees')
legend([c,a,b,d,e,f,g,h],'intact','model 1','model 2','model 3','model 4','model 5','model 6','model 13')
hold on

figure(28)
h=plot(t7,u1x,'*r-.');
title('Part-2-1.N-C6-EP ROM about x-axis (4N&4P)')
xlabel('Moment N-m')
ylabel('Degrees')
legend([c,a,b,d,e,f,g,h],'intact','model 1','model 2','model 3','model 4','model 5','model 6','model 13')
hold on

figure(29)
h=plot(t7,u2x,'*r-.');
title('Part-2-1.N-C6-EP ROM about y-axis (4N&4P)')
xlabel('Moment N-m')
ylabel('Degrees')
legend([c,a,b,d,e,f,g,h],'intact','model 1','model 2','model 3','model 4','model 5','model 6','model 13')
hold on

figure(30)
h=plot(t7,u3x,'*r-.');
title('Part-2-1.N-C6-EP ROM about z-axis (4N&4P)')
xlabel('Moment N-m')
ylabel('Degrees')
legend([c,a,b,d,e,f,g,h],'intact','model 1','model 2','model 3','model 4','model 5','model 6','model 13')
hold on



figure(31)
h=plot(t8,u1x5,'*r-.');
title('Part-2-1.N-C6-EP ROM about x-axis (5N&5P)')
xlabel('Moment N-m')
ylabel('Degrees')
legend([c,a,b,d,e,f,g,h],'intact','model 1','model 2','model 3','model 4','model 5','model 6','model 13')
hold on

figure(32)
h=plot(t8,u2x5,'*r-.');
title('Part-2-1.N-C6-EP ROM about y-axis (5N&5P)')
xlabel('Moment N-m')
ylabel('Degrees')
legend([c,a,b,d,e,f,g,h],'intact','model 1','model 2','model 3','model 4','model 5','model 6','model 13')
hold on

figure(33)
h=plot(t8,u3x5,'*r-.');
title('Part-2-1.N-C6-EP ROM about z-axis (5N&5P)')
xlabel('Moment N-m')
ylabel('Degrees')
legend([c,a,b,d,e,f,g,h],'intact','model 1','model 2','model 3','model 4','model 5','model 6','model 13')
hold on

figure(34)
h=plot(t22,u1g6,'*r-.');
title('Part-2-1.N-C6-EP ROM about x-axis (6N&6P)')
xlabel('Moment N-m')
ylabel('Degrees')
legend([c,a,b,d,e,f,g,h],'intact','model 1','model 2','model 3','model 4','model 5','model 6','model 13')
hold on

figure(35)
h=plot(t22,u2g6,'*r-.');
title('Part-2-1.N-C6-EP ROM about y-axis (6N&6P)')
xlabel('Moment N-m')
ylabel('Degrees')
legend([c,a,b,d,e,f,g,h],'intact','model 1','model 2','model 3','model 4','model 5','model 6','model 13')
hold on

figure(36)
h=plot(t22,u3g6,'*r-.');
title('Part-2-1.N-C6-EP ROM about z-axis (6N&6P)')
xlabel('Moment N-m')
ylabel('Degrees')
legend([c,a,b,d,e,f,g,h],'intact','model 1','model 2','model 3','model 4','model 5','model 6','model 13')
hold on

figure(37)
h=plot(t9,u1w,'*r-.');
title('Part-2-1.N-C7-EP ROM about x-axis (4N&4P)')
xlabel('Moment N-m')
ylabel('Degrees')
legend([c,a,b,d,e,f,g,h],'intact','model 1','model 2','model 3','model 4','model 5','model 6','model 13')
hold on

figure(38)
h=plot(t9,u2w,'*r-.');
title('Part-2-1.N-C7-EP ROM about y-axis (4N&4P)')
xlabel('Moment N-m')
ylabel('Degrees')
legend([c,a,b,d,e,f,g,h],'intact','model 1','model 2','model 3','model 4','model 5','model 6','model 13')
hold on

figure(39)
h=plot(t9,u3w,'*r-.');
title('Part-2-1.N-C7-EP ROM about z-axis (4N&4P)')
xlabel('Moment N-m')
ylabel('Degrees')
legend([c,a,b,d,e,f,g,h],'intact','model 1','model 2','model 3','model 4','model 5','model 6','model 13')
hold on


figure(40)
h=plot(t10,u1x5,'*r-.');
title('Part-2-1.N-C7-EP ROM about x-axis (5N&5P)')
xlabel('Moment N-m')
ylabel('Degrees')
legend([c,a,b,d,e,f,g,h],'intact','model 1','model 2','model 3','model 4','model 5','model 6','model 13')
hold on

figure(41)
h=plot(t10,u2x5,'*r-.');
title('Part-2-1.N-C7-EP ROM about y-axis (5N&5P)')
xlabel('Moment N-m')
ylabel('Degrees')
legend([c,a,b,d,e,f,g,h],'intact','model 1','model 2','model 3','model 4','model 5','model 6','model 13')
hold on

figure(42)
h=plot(t10,u3x5,'*r-.');
title('Part-2-1.N-C7-EP ROM about z-axis (5N&5P)')
xlabel('Moment N-m')
ylabel('Degrees')
legend([c,a,b,d,e,f,g,h],'intact','model 1','model 2','model 3','model 4','model 5','model 6','model 13')
hold on

figure(43)
h=plot(t23,u1i6,'*r-.');
title('Part-2-1.N-C7-EP ROM about x-axis (6N&6P)')
xlabel('Moment N-m')
ylabel('Degrees')
legend([c,a,b,d,e,f,g,h],'intact','model 1','model 2','model 3','model 4','model 5','model 6','model 13')
hold on

figure(44)
h=plot(t23,u2i6,'*r-.');
title('Part-2-1.N-C7-EP ROM about y-axis (6N&6P)')
xlabel('Moment N-m')
ylabel('Degrees')
legend([c,a,b,d,e,f,g,h],'intact','model 1','model 2','model 3','model 4','model 5','model 6','model 13')
hold on

figure(45)
h=plot(t23,u3i6,'*r-.');
title('Part-2-1.N-C7-EP ROM about z-axis (6N&6P)')
xlabel('Moment N-m')
ylabel('Degrees')
legend([c,a,b,d,e,f,g,h],'intact','model 1','model 2','model 3','model 4','model 5','model 6','model 13')
hold on
